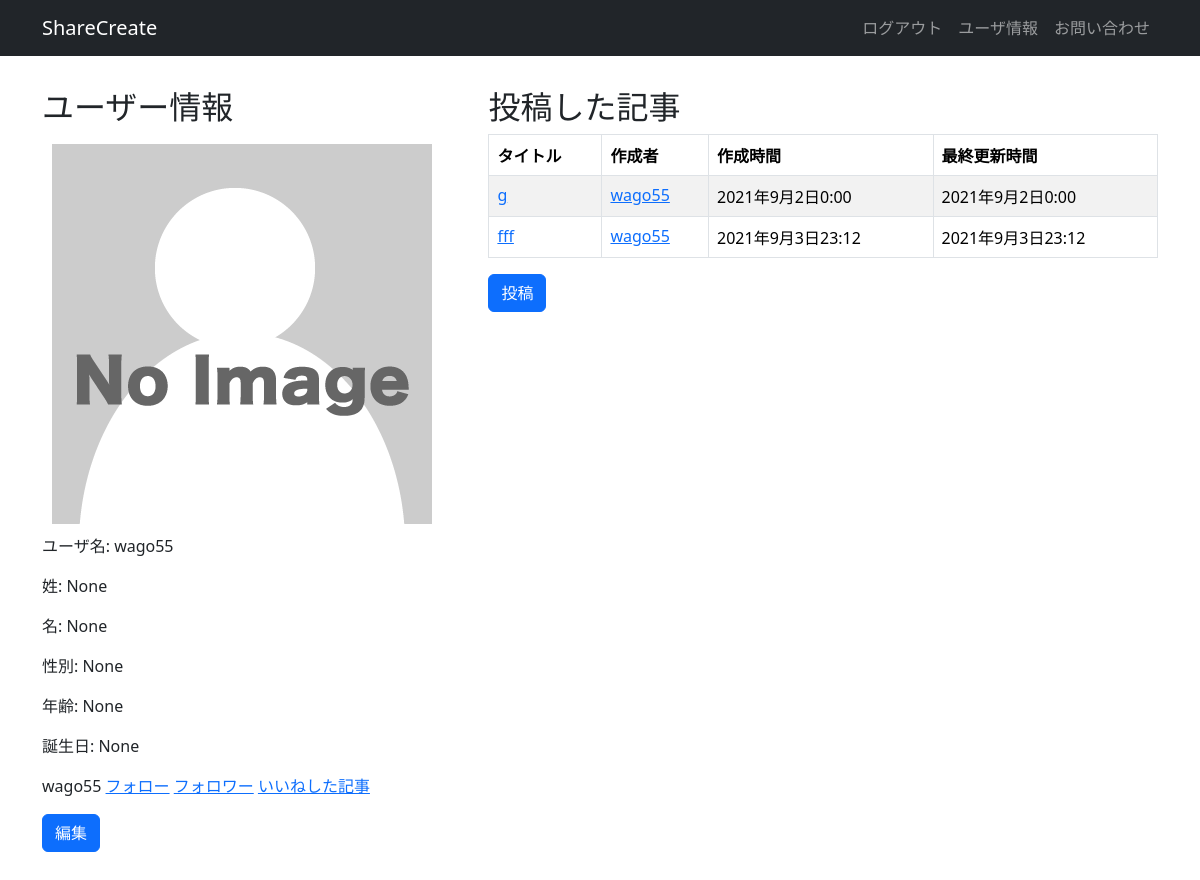
Screenshot of /accounts/list_profile/ (signed in) with the database file from the repository.
### accounts/models.py (models this page shows, shortened)
class User(AbstractBaseUser, PermissionsMixin):
    username_validator = ASCIIUsernameValidator()
    username = models.CharField(
        _('username'),
        max_length=150,
        unique=True,
        help_text=_('Required. 150 characters or fewer. Letters, digits and @/./+/-/_ only.'),
        validators=[username_validator],
        error_messages={
            'unique': _("A user with that username already exists."),
        },
    )
    email = models.EmailField(_('email address'), blank=True)
    profile_icon = models.ImageField(_('プロフィール画像'), upload_to='profile_icons/', null=True, blank=True)
    self_introduction = models.CharField(_('self introduction'), max_length=512, blank=True)
    is_admin = models.BooleanField(default=False)
    is_staff = models.BooleanField(
        _('staff status'),
        default=False,
        help_text=_('Designates whether the user can log into this admin site.'),
    )
    is_active = models.BooleanField(
        _('active'),
        default=True,
        help_text=_(
            'Designates whether this user should be treated as active. '
            'Unselect this instead of deleting accounts.'
        ),
    )
    date_joined = models.DateTimeField(_('date joined'), default=timezone.now)
    GENDER_CHOICES = (
        ('男性', '男性'),
        ('女性', '女性'),
        ('その他', 'その他'),
    )
    sex = models.CharField('性別', max_length=4, choices=GENDER_CHOICES, null=True)
    old = models.IntegerField('年齢', null=True)
    last_name = models.CharField('姓', max_length=30, null=True)
    first_name = models.CharField('名', max_length=30, null=True)
    date_of_birth = models.DateField('誕生日', blank=True, null=True)
    objects = UserManager()
    EMAIL_FIELD = 'email'
    USERNAME_FIELD = 'username'
    REQUIRED_FIELDS = ['email']
    class Meta:
        verbose_name = _('user')
        verbose_name_plural = _('users')
        db_table = 'users'

### share_create/models.py (models this page shows)
class Article(models.Model):
    title = models.CharField('タイトル', max_length=50)
    url = models.URLField('URL')
    description = models.TextField('本文', max_length=100000)
    created_by = models.CharField('作成者', max_length=20, null=True)
    created_at = models.DateTimeField('作成時間', auto_now_add=True)
    updated_at = models.DateTimeField('最終更新時間', auto_now=True)
    user = models.ForeignKey(User, on_delete=models.CASCADE)
    fav = models.ManyToManyField(User, related_name='article_fav', blank=True)
    tags = TaggableManager(blank=True)
    class Meta:
        db_table = 'article'

### accounts/views.py (the view)
# urls.py: path('list_profile/', ListProfileView.as_view(), name='list_profile'),
class ListProfileView(ListView, LoginRequiredMixin):
    template_name = 'account/list_profile.html'
    model = User
    def get_queryset(self):
        query = super().get_queryset()
        query = query.filter(id=self.request.user.id)
        return query
    def get_context_data(self, **kwargs):
        context = super(ListProfileView, self).get_context_data(**kwargs)
        context['articles'] = Article.objects.filter(user_id=self.request.user)
        return context

### templates/account/list_profile.html (shortened to what this page needs)
{% extends "base.html" %}
{% load django_bootstrap5 %}
{% load static %}
{% block main %}
    <link rel="stylesheet" type="text/css" href="{% static 'accounts/css/style.css' %}"/>
    <div class="profile-articlelist">
        <div class="profile wrapper">
            <h2>ユーザー情報</h2>
            {% for profile in object_list %}
                {% if profile.profile_icon %}
                    <img src="{{ profile.profile_icon.url }}">
                {% else %}
                    <img src="{% static '../media/profile_icons/no_image.png' %}">
                {% endif %}
                <p>ユーザ名: {{ profile.username }}</p>
                <p>姓: {{ profile.last_name }}</p>
                <p>名: {{ profile.first_name }}</p>
                <p>性別: {{ profile.sex }}</p>
                <p>年齢: {{ profile.old }}</p>
                <p>誕生日: {{ profile.date_of_birth }}</p>
                {{ request.user.username }}
                <a href="{% url 'accounts:follow_list' %}">フォロー</a>
                <a href="{% url 'accounts:follower_list' %}">フォロワー</a>
                <a href="{% url 'share_create:fav_page_list' %}">いいねした記事</a>
                {% if profile.username == request.user.username %}
                <a href="{% url 'accounts:update_profile' profile.pk %}" class="btn btn-primary">編集</a>
                {% endif %}
            {% endfor %}
        </div>
        <div class="article wrapper">
            <h2>投稿した記事</h2>
        <table class="table table-striped table-bordered">
            <thead>
            <tr>
                <th scope="col">タイトル</th>
                <th scope="col">作成者</th>
                <th scope="col">作成時間</th>
                <th scope="col">最終更新時間</th>
            </tr>
            </thead>
            <tbody>
                {% for article in articles %}
                    <tr>
                    <td><a href="{% url 'share_create:detail_article' article.pk %}">{{ article.title }}</a></td>
                    <td><a href="{% url 'accounts:list_profile' %}">{{ article.created_by }}</a></td>
                    <td>{{ article.created_at }}</td>
                    <td>{{ article.updated_at }}</td>
                    </tr>
                {% endfor %}
            </tbody>
        </table>
            <a href="{% url 'share_create:create_article' %}" class="btn btn-primary">投稿</a>
        </div>
    </div>
{% endblock %}

### static/accounts/css/style.css (style rules this page uses)
.profile { width: 40%; }
.article { width: 60%; }
.profile-articlelist { display: flex; }

### rows the page displays
User: username "wago55", last_name "None", first_name "None", sex "None", old "None", date_of_birth "None", user.username "wago55", shows "編集"
Article: title "g", created_by "wago55", created_at "2021年9月2日0:00", updated_at "2021年9月2日0:00"
Article: title "fff", created_by "wago55", created_at "2021年9月3日23:12", updated_at "2021年9月3日23:12"
